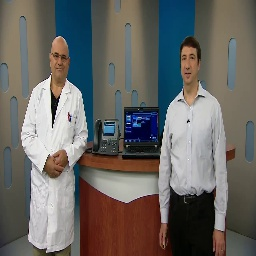
#> input picture my_data/val/Speech_2.jpg, 256 x 256 px, given in place of Demo-1.mp4, which was not available
$ python scene_changes_catcher.py   (Python 2 division)
#> lines starting #> are read from the running program, lines starting #| are printed output that depends on the picture; pictures that were not available may be replaced by others from this repository, and a replacement may not be noted
import cv2

cap = cv2.VideoCapture("D:/Demo-1.mp4")
h = 256
w = 256
size = (h, w)
pix_sum = h * w
sensi_blur = 50
sensi_diff = 0.20
time_unit = 50

ret, frame_1 = cap.read()
#> frame_1 is the input picture: shape (256, 256, 3); mean B, G, R 99.2, 102.9, 105.1
frame_1_gray = cv2.cvtColor(frame_1, cv2.COLOR_BGR2GRAY)
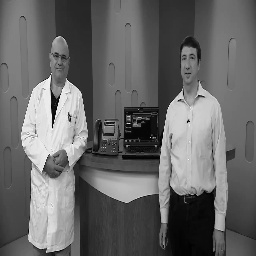
#> frame_1_gray: shape (256, 256); min 0, max 255, mean 103.1
frame_1_gray = cv2.GaussianBlur(frame_1_gray, (21, 21), 0)
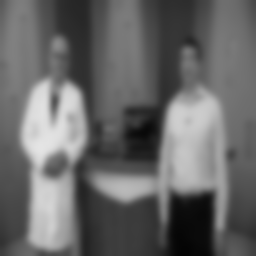
#> frame_1_gray: shape (256, 256); min 4, max 228, mean 103.1
frame_1_gray = cv2.resize(frame_1_gray, size)

cv2.imshow('video', frame_1)

avg_first = 0
i = 0
if cap.isOpened():
    while True:
        ret, frame_2 = cap.read()
        frame_2_gray = cv2.cvtColor(frame_2, cv2.COLOR_BGR2GRAY)
        frame_2_gray = cv2.GaussianBlur(frame_2_gray, (21, 21), 0)
        frame_2_gray = cv2.resize(frame_2_gray, size)

        frame_diff = cv2.absdiff(frame_1_gray, frame_2_gray)
#> frame_diff: shape (256, 256); every value is 0

        frame_diff_thres = cv2.threshold(frame_diff, sensi_blur, 255, cv2.THRESH_BINARY)[1]

        if ret == True:
            pix_diff = 0
            for y in range(h):
                for x in range(w):
                    if frame_diff_thres[x, y] != 0.0:
                        pix_diff = pix_diff + 1
            avg = (pix_diff * 1.00) / (pix_sum * 1.00)
            print "pix_diff:"
            print pix_diff
            print avg
            cv2.imshow('video', frame_2)
            if avg > sensi_diff:
                cv2.imshow('catcher_output', frame_2)
            if (i % time_unit == 0):
                cv2.imshow('output',frame_2)
        else:
            break

        i = i + 1
        frame_1_gray = frame_2_gray

        if cv2.waitKey(20)==27:
#> (key Esc is pressed here)
            break
cv2.destroyAllWindows()

$ run again, on my_data/val/Speech_4.jpg
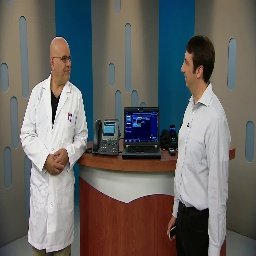
#> input picture my_data/val/Speech_4.jpg, 256 x 256 px, given in place of Demo-1.mp4, which was not available
#> frame_1 is the input picture: shape (256, 256, 3); mean B, G, R 98.8, 102.1, 104
#> `frame_1_gray = cv2.cvtColor(frame_1, cv2.COLOR_BGR2GRAY)`:
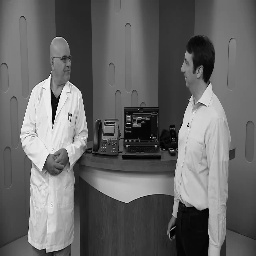
#> frame_1_gray: shape (256, 256); min 0, max 253, mean 102.3
#> `frame_1_gray = cv2.GaussianBlur(frame_1_gray, (21, 21), 0)`:
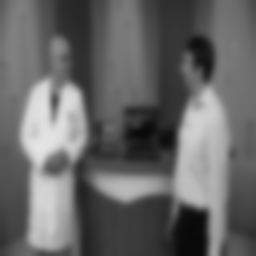
#> frame_1_gray: shape (256, 256); min 8, max 229, mean 102.3
#> frame_diff: shape (256, 256); every value is 0
